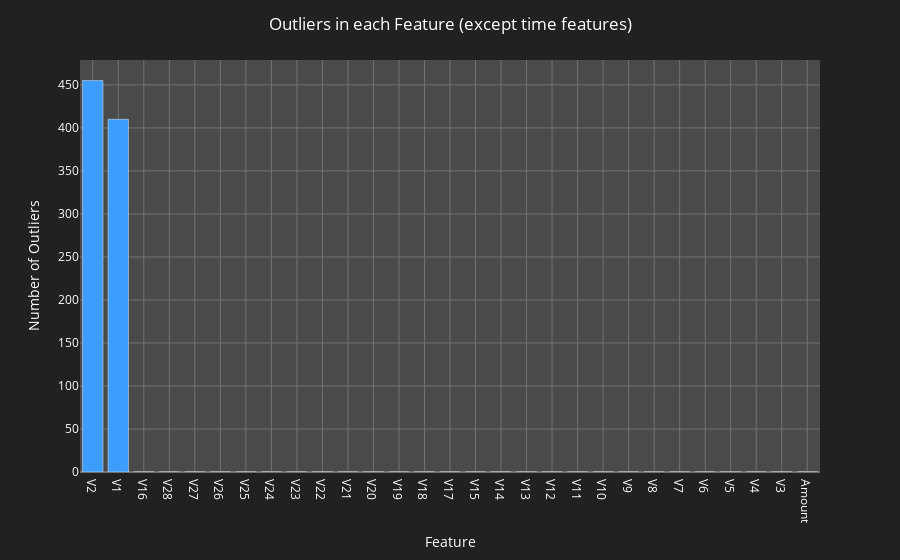

This figure's notebook cell:
### Markdown cell above
### Outliers present in data

### Code cell
# Number of entries with z score > 3 or < -3 for each feature variable
ol_df = (stats.zscore(np.abs(df_eda.iloc[:, 1:-2])) > 3).sum(axis=0).sort_values(ascending=False)

fig = px.bar(x=ol_df.index, y=ol_df)

fig.update_layout(title="Outliers in each Feature (except time features)", title_x=0.5, plot_bgcolor=colors[3], paper_bgcolor=colors[4], font_color=colors[5], xaxis_title="Feature", yaxis_title="Number of Outliers")
fig.update_traces(marker_color=colors[1])
fig.update_xaxes(gridcolor=colors[6], zerolinecolor=colors[6])
fig.update_yaxes(gridcolor=colors[6], zerolinecolor=colors[6])

### Figure 1 — Plotly figure (JSON) as saved in the notebook; plotly's stock layout.template omitted (floating-point values rounded to 4 significant figures)
{"data": [{"alignmentgroup": "True", "hovertemplate": "x=%{x}<br>y=%{y}<extra></extra>", "legendgroup": "", "marker": {"color": "#3d9dfc", "pattern": {"shape": ""}}, "name": "", "offsetgroup": "", "orientation": "v", "showlegend": false, "textposition": "auto", "x": ["V2", "V1", "V16", "V28", "V27", "V26", "V25", "V24", "V23", "V22", "V21", "V20", "V19", "V18", "V17", "V15", "V14", "V13", "V12", "V11", "V10", "V9", "V8", "V7", "V6", "V5", "V4", "V3", "Amount"], "xaxis": "x", "y": [455, 410, 0, 0, 0, 0, 0, 0, 0, 0, 0, 0, 0, 0, 0, 0, 0, 0, 0, 0, 0, 0, 0, 0, 0, 0, 0, 0, 0], "yaxis": "y", "type": "bar"}], "layout": {"xaxis": {"anchor": "y", "domain": [0, 1], "title": {"text": "Feature"}, "gridcolor": "#727372", "zerolinecolor": "#727372"}, "yaxis": {"anchor": "x", "domain": [0, 1], "title": {"text": "Number of Outliers"}, "gridcolor": "#727372", "zerolinecolor": "#727372"}, "legend": {"tracegroupgap": 0}, "margin": {"t": 60}, "barmode": "relative", "title": {"text": "Outliers in each Feature (except time features)", "x": 0.5}, "font": {"color": "#ffffff"}, "plot_bgcolor": "#494a49", "paper_bgcolor": "#212121"}}
